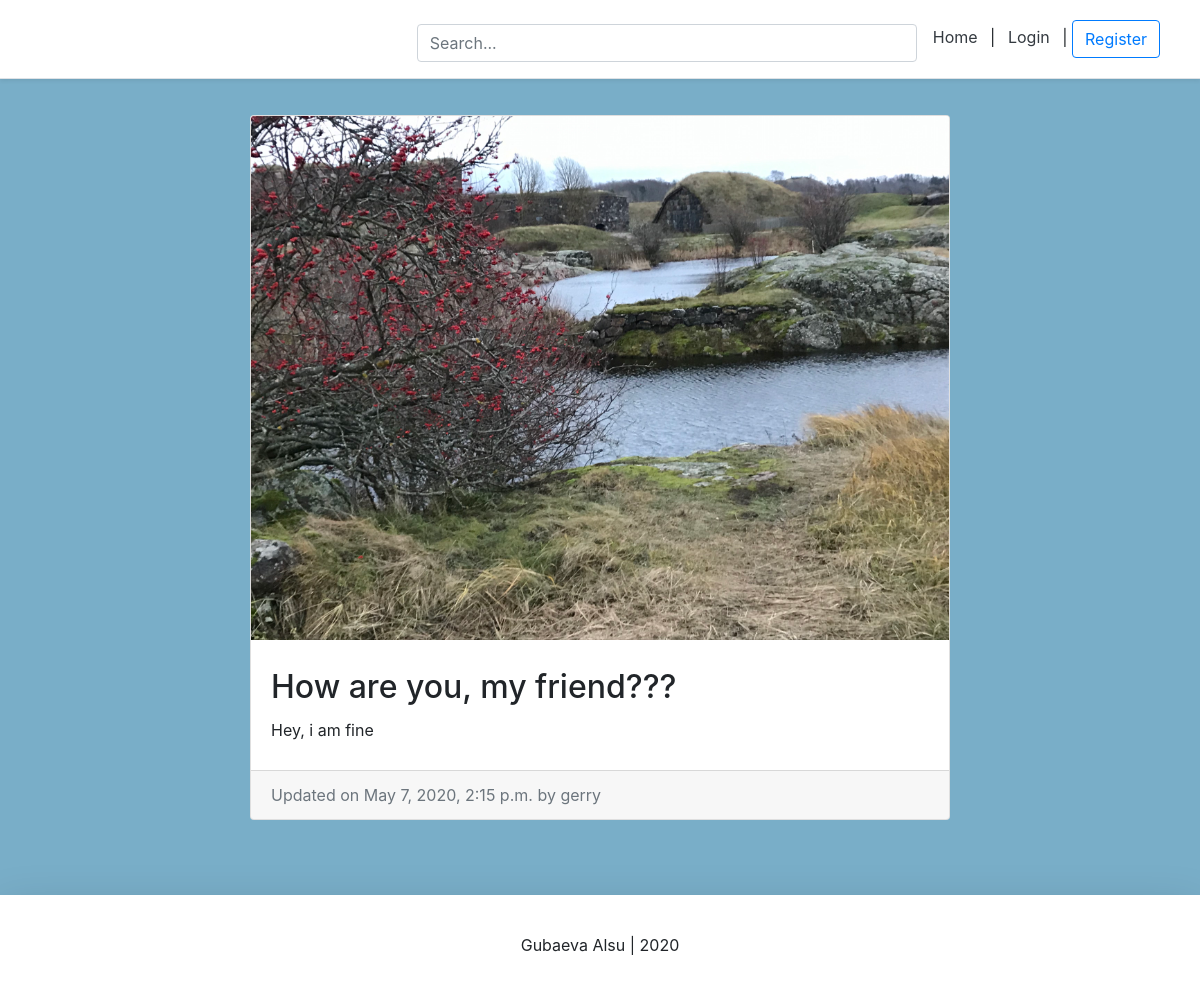
Page /blog/gerry-how-are-you-my-friend/ on the earlier database version.
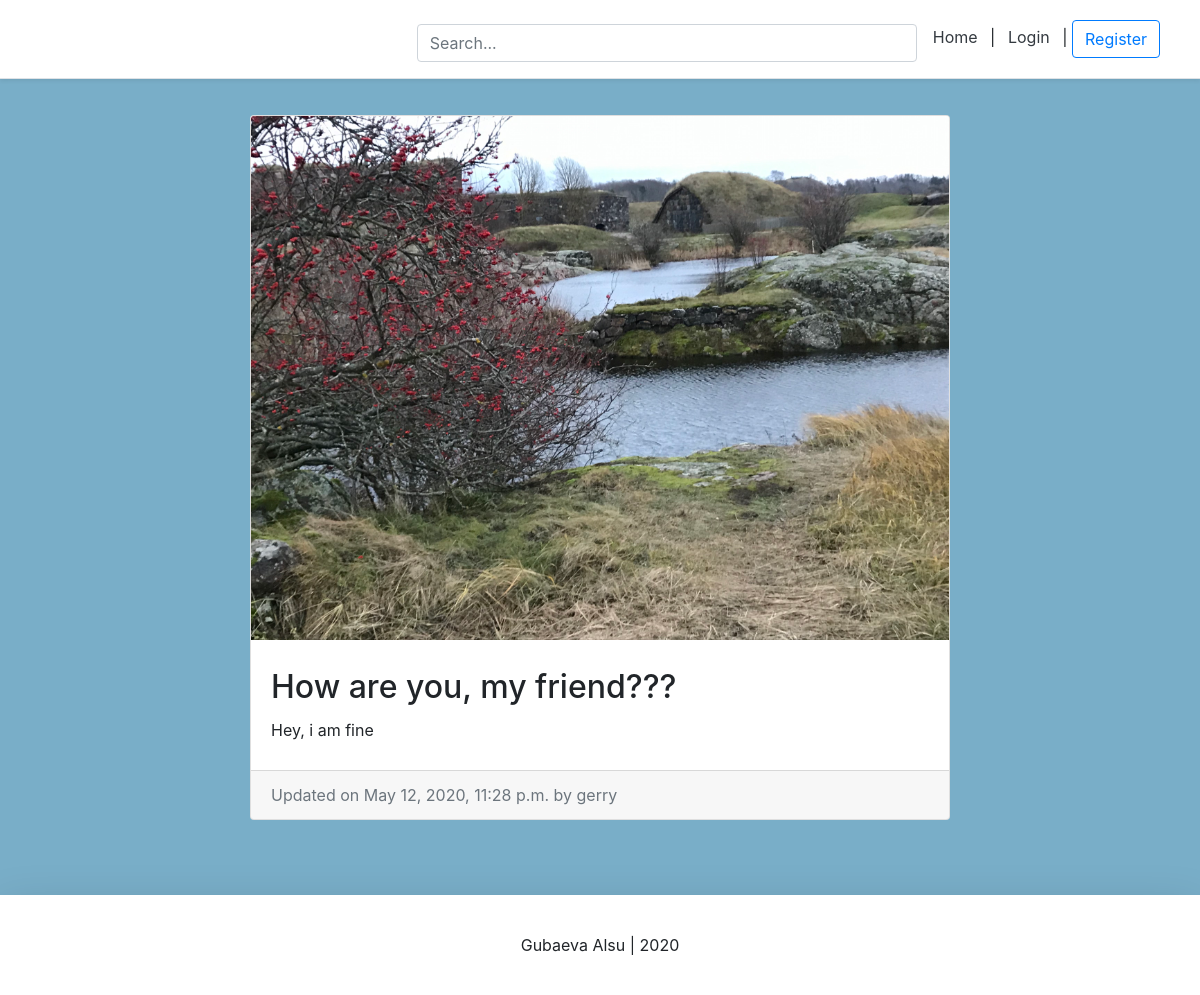
Same page on the later database version.
### blog/models.py (models this page shows, shortened)
class BlogPost(models.Model):
    title = models.CharField(max_length=50, null=False, blank=False)
    body = models.TextField(max_length=5000, null=False, blank=False)
    image = models.ImageField(upload_to=upload_location, null=False, blank=False)
    likes = models.ManyToManyField(settings.AUTH_USER_MODEL, related_name='likes', blank=True)
    date_published = models.DateTimeField(auto_now_add=True, verbose_name="date published")
    date_updated = models.DateTimeField(auto_now=True, verbose_name="date updated")
    author = models.ForeignKey(settings.AUTH_USER_MODEL, on_delete=models.CASCADE)
    slug = models.SlugField(blank=True, unique=True)

### user/models.py (models this page shows, shortened)
class New_user(AbstractBaseUser):
    email = models.EmailField(verbose_name="email", max_length=60, unique=True)
    username = models.CharField(max_length=40, unique=True)
    date_joined = models.DateTimeField(verbose_name='date joined', auto_now_add=True)
    last_login = models.DateTimeField(verbose_name='last login', auto_now=True)
    is_admin = models.BooleanField(default=False)
    is_active = models.BooleanField(default=True)
    is_staff = models.BooleanField(default=False)
    is_superuser = models.BooleanField(default=False)
    photo = models.ImageField(upload_to='images/', blank=True)
    status = models.TextField(max_length=50, blank=True)
    USERNAME_FIELD = 'username'
    objects = MyAccountManager()
    def __str__(self):
        return self.username

### blog/views.py (the view)
# urls.py: path('<slug>/', detail_blog_view, name="detail"),
def detail_blog_view(request, slug):
    context = {}
    blog_post = get_object_or_404(BlogPost, slug=slug)
    context['blog_post'] = blog_post
    return render(request, 'blog/detail_blog.html', context)

### templates/blog/detail_blog.html (shortened to what this page needs)
{%  extends "user_page/main.html" %}
{% block all_posts %}
<div class="container">
    <div class="row">
        <div class="card m-auto">
            <img class="card-img-top" src="{{ blog_post.image.url }}" style="max-height: 650px">
            <div class="card-body my-2">
                <h2 class="card-title">{{ blog_post.title }}</h2>
                <p class="card-text">{{blog_post.body|safe}}</p>
            </div>
            <div class="card-footer text-muted">
                Updated on {{ blog_post.date_updated }} by {{ blog_post.author }}
            </div>
        </div>
    </div>
</div>
{% endblock all_posts %}

Differences in the rows shown:
changed BlogPost "How are you, my friend???": date_updated "May 7, 2020, 2:15 p.m." → "May 12, 2020, 11:28 p.m."
